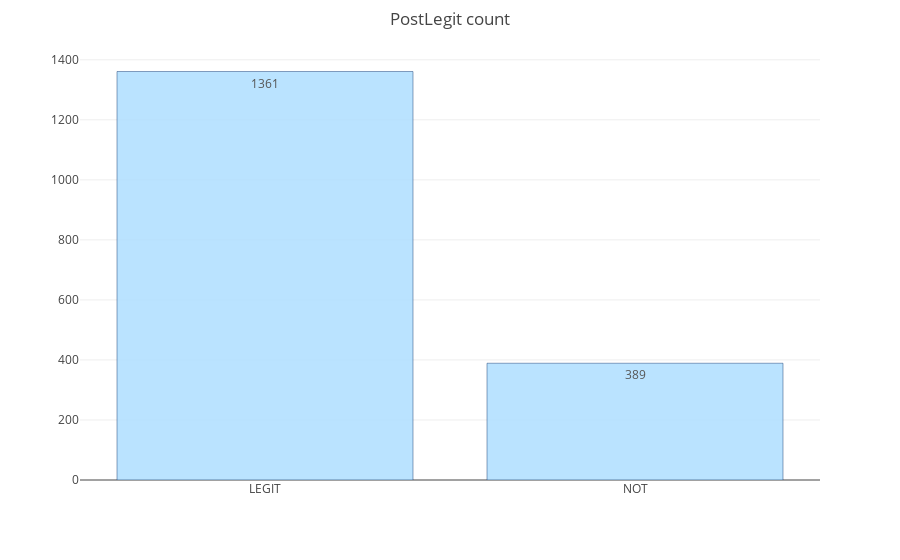

The notebook cell this image was saved under:
### Code cell
legit_unique, legit_count = np.unique(df['PostLegit'], return_counts = True)
data = [go.Bar(
            x=legit_unique,
            y=legit_count,
    text=legit_count,
    textposition = 'auto',
            marker=dict(
                color='rgb(179, 224, 255)',
                line=dict(
                    color='rgb(8,48,107)',
                    width=0.5),
            ),
            opacity=0.9
)]
layout = go.Layout(
    title = 'PostLegit count',
     margin = dict(
        t = 50
    )
)
fig = go.Figure(data = data, layout = layout)
py.iplot(fig)

### Figure 1 — Plotly figure (JSON) as saved in the notebook; plotly's stock layout.template omitted (floating-point values rounded to 4 significant figures)
{"data": [{"marker": {"color": "rgb(179, 224, 255)", "line": {"color": "rgb(8,48,107)", "width": 0.5}}, "opacity": 0.9, "text": [1361, 389], "textposition": "auto", "type": "bar", "x": ["LEGIT", "NOT"], "y": [1361, 389]}], "layout": {"margin": {"t": 50}, "title": "PostLegit count"}}
